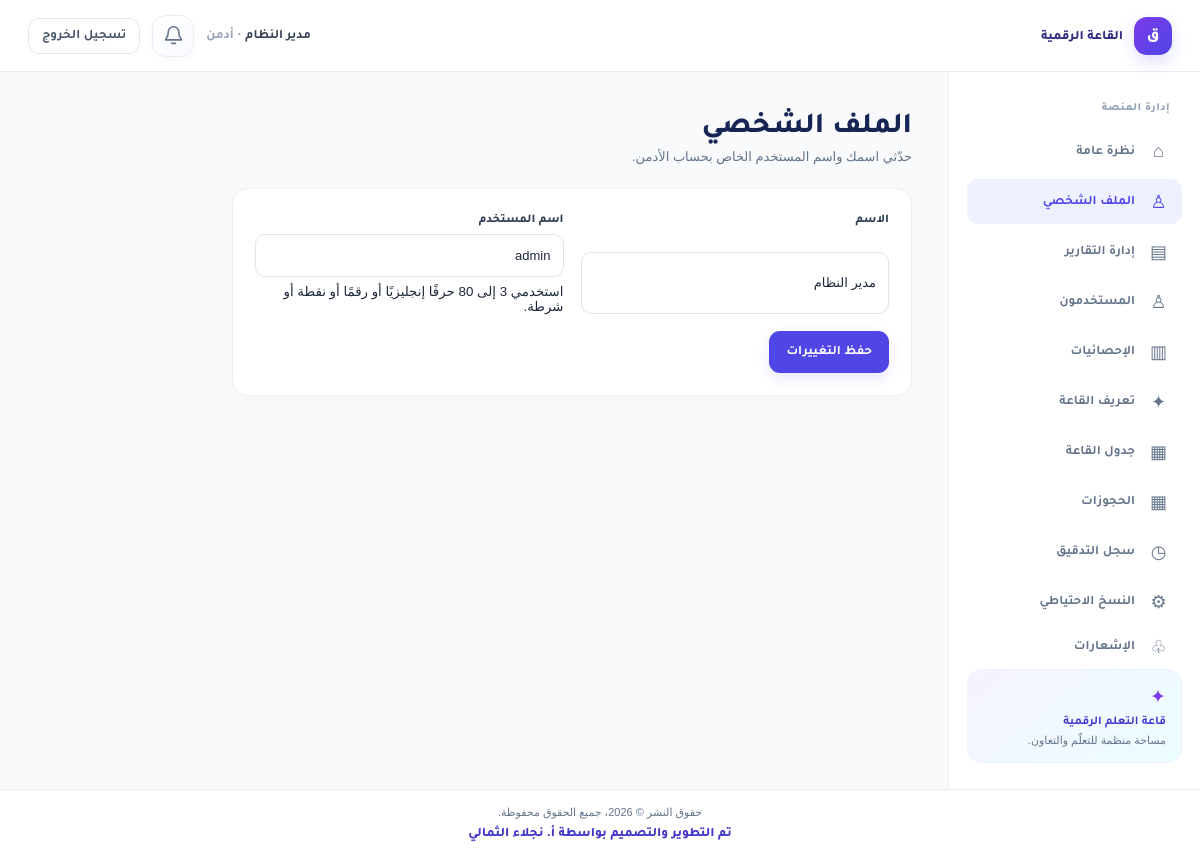
Screenshot of /admin/profile.php (signed in) with the database file from the repository.
### tables this page shows
CREATE TABLE IF NOT EXISTS users (
  id BIGINT UNSIGNED AUTO_INCREMENT PRIMARY KEY,
  name VARCHAR(150) NOT NULL,
  username VARCHAR(80) NOT NULL UNIQUE,
  password_hash VARCHAR(255) NOT NULL,
  role ENUM('admin','staff') NOT NULL,
  is_active TINYINT(1) NOT NULL DEFAULT 1,
  last_login DATETIME NULL,
  created_at TIMESTAMP NOT NULL DEFAULT CURRENT_TIMESTAMP,
  INDEX idx_users_role_active (role, is_active)
);

### includes/auth.php (called while the page is built, shortened)
<?php
require_once __DIR__ . '/db.php';
require_once __DIR__ . '/functions.php';
if (isset($_SESSION['user_id'])) {
    $activeCheck = db()->prepare('SELECT name, username, role, is_active FROM users WHERE id = ?');
    $activeCheck->execute([(int) $_SESSION['user_id']]);
}
function current_user(): ?array
{
    return isset($_SESSION['user_id']) ? [
        'id' => (int) $_SESSION['user_id'],
        'name' => (string) $_SESSION['user_name'],
        'username' => (string) $_SESSION['username'],
        'role' => (string) $_SESSION['role'],
    ] : null;
}

### includes/db.php (called while the page is built, shortened)
<?php
function db(): PDO
{
    static $connection;
    if ($connection instanceof PDO) {
        return $connection;
    }
    $dsn = sprintf('mysql:host=%s;port=%s;dbname=%s;charset=utf8mb4', DB_HOST, DB_PORT, DB_NAME);
    $connection = new PDO($dsn, DB_USER, DB_PASS, [
        PDO::ATTR_ERRMODE => PDO::ERRMODE_EXCEPTION,
        PDO::ATTR_DEFAULT_FETCH_MODE => PDO::FETCH_ASSOC,
        PDO::ATTR_EMULATE_PREPARES => false,
    ]);
    return $connection;
}

### admin/profile.php (the view, shortened to what this page needs)
<?php
require_once dirname(__DIR__) . '/includes/auth.php';
$user = current_user();
$name = $user['name'];
$username = $user['username'];
$title = 'الملف الشخصي';
render_page_start($title, true);
?>
<div class="page-heading">
  <div><h1>الملف الشخصي</h1><p>حدّثي اسمك واسم المستخدم الخاص بحساب الأدمن.</p></div>
</div>
<section class="card card-pad" style="max-width:680px">
  <form method="post" class="form-grid">
    <div class="field">
      <label for="profile-name">الاسم</label>
      <input id="profile-name" name="name" type="text" required maxlength="150" autocomplete="name" value="<?= e($name) ?>">
    </div>
    <div class="field">
      <label for="profile-username">اسم المستخدم</label>
      <input id="profile-username" name="username" type="text" required minlength="3" maxlength="80" pattern="[A-Za-z0-9_.-]{3,80}" autocomplete="username" value="<?= e($username) ?>">
      <small>استخدمي 3 إلى 80 حرفًا إنجليزيًا أو رقمًا أو نقطة أو شرطة.</small>
    </div>
    <div><button class="button button-primary" type="submit">حفظ التغييرات</button></div>
  </form>
</section>

### includes/header.php (shortened to what this page needs)
<?php
require_once __DIR__ . '/functions.php';
$activeUser = function_exists('current_user') ? current_user() : null;
$unreadNotifications = $activeUser ? unread_notification_count(db(), $activeUser['id']) : 0;
$requestPath = str_replace('\\', '/', $_SERVER['SCRIPT_NAME'] ?? '');
?>
<!DOCTYPE html>
<html lang="ar" dir="rtl">
<head>
  <link rel="stylesheet" href="<?= e(app_url('/assets/css/style.css?v=20261010-hall-responsive')) ?>">
</head>
<body class="<?= !empty($GLOBALS['home_page']) ? 'home-public-body' : '' ?>">
<header class="topbar <?= !empty($GLOBALS['home_page']) ? 'home-topbar' : '' ?>">
  <div class="topbar-inner">
    <a href="<?= e(app_url($activeUser ? role_home($activeUser['role']) : '/index.php')) ?>" class="brand <?= !empty($GLOBALS['home_page']) ? 'home-brand' : '' ?>">
      <span class="brand-mark" aria-hidden="true">
        <?php if (!empty($GLOBALS['home_page'])): ?>
          <svg viewBox="0 0 24 24"><rect x="3" y="4" width="18" height="13" rx="2.5"/><path d="M8 21h8m-4-4v4"/><rect x="17" y="13" width="5" height="8" rx="1.4"/></svg>
        <?php else: ?>ق<?php endif; ?>
      </span>
      <span class="brand-copy">
        <span><?= !empty($GLOBALS['home_page']) ? e(APP_NAME) : 'القاعة الرقمية' ?></span>
      </span>
    </a>
    <?php if (!empty($GLOBALS['home_page'])): ?>
      <nav class="home-nav" aria-label="التنقل الرئيسي">
        <a class="home-nav-link is-active" href="<?= e(app_url('/index.php')) ?>">الرئيسية</a>
        <a class="home-nav-link" href="<?= e(app_url('/booking.php')) ?>">حجز القاعة</a>
        <a class="home-nav-link" href="<?= e(app_url('/schedule.php')) ?>">جدول الحجوزات</a>
      </nav>
      <div class="topbar-actions">
        <?php if ($activeUser): ?>
          <a class="notification-bell <?= str_ends_with($requestPath, '/notifications.php') ? 'is-active' : '' ?>" href="<?= e(app_url('/notifications.php')) ?>" aria-label="<?= e($unreadNotifications > 0 ? 'الإشعارات، ' . $unreadNotifications . ' غير مقروء' : 'الإشعارات') ?>" title="الإشعارات">
            <svg viewBox="0 0 24 24" aria-hidden="true"><path d="M18 8a6 6 0 0 0-12 0c0 7-3 7-3 9h18c0-2-3-2-3-9"/><path d="M10 21h4"/></svg>
            <?php if ($unreadNotifications > 0): ?><span class="notification-bell-count" aria-hidden="true"><?= $unreadNotifications > 99 ? '99+' : $unreadNotifications ?></span><?php endif; ?>
          </a>
          <a class="button button-primary home-login-button" href="<?= e(app_url(role_home($activeUser['role']))) ?>">
            لوحة التحكم
            <svg aria-hidden="true" viewBox="0 0 24 24"><path d="M15 3h4a2 2 0 0 1 2 2v14a2 2 0 0 1-2 2h-4"/><path d="m10 17 5-5-5-5m5 5H3"/></svg>
          </a>
        <?php else: ?>
          <a class="button button-primary home-login-button" href="<?= e(app_url('/login.php')) ?>">
            دخول
            <svg aria-hidden="true" viewBox="0 0 24 24"><path d="M15 3h4a2 2 0 0 1 2 2v14a2 2 0 0 1-2 2h-4"/><path d="m10 17 5-5-5-5m5 5H3"/></svg>
          </a>
        <?php endif; ?>
        <button type="button" class="home-menu-toggle" data-home-drawer-toggle aria-label="فتح القائمة" aria-expanded="false" aria-controls="home-mobile-drawer">
          <span></span><span></span><span></span>
        </button>
      </div>
      <div class="home-drawer-backdrop" data-home-drawer-backdrop></div>
      <nav id="home-mobile-drawer" class="home-mobile-drawer" data-home-drawer aria-label="قائمة الموبايل" inert>
        <a class="home-nav-link is-active" href="<?= e(app_url('/index.php')) ?>">الرئيسية</a>
        <a class="home-nav-link" href="<?= e(app_url('/booking.php')) ?>">حجز القاعة</a>
        <a class="home-nav-link" href="<?= e(app_url('/schedule.php')) ?>">جدول الحجوزات</a>
        <?php if ($activeUser): ?>
          <a class="button button-primary" href="<?= e(app_url(role_home($activeUser['role']))) ?>">لوحة التحكم</a>
        <?php else: ?>
          <a class="button button-primary" href="<?= e(app_url('/login.php')) ?>">دخول</a>
        <?php endif; ?>
      </nav>
    <?php elseif ($activeUser): ?>
      <div class="topbar-actions">
        <span class="topbar-user"><?= e($activeUser['name']) ?> <span>· <?= e(ROLE_LABELS[$activeUser['role']] ?? '') ?></span></span>
        <a class="notification-bell <?= str_ends_with($requestPath, '/notifications.php') ? 'is-active' : '' ?>" href="<?= e(app_url('/notifications.php')) ?>" aria-label="<?= e($unreadNotifications > 0 ? 'الإشعارات، ' . $unreadNotifications . ' غير مقروء' : 'الإشعارات') ?>" title="الإشعارات">
          <svg viewBox="0 0 24 24" aria-hidden="true"><path d="M18 8a6 6 0 0 0-12 0c0 7-3 7-3 9h18c0-2-3-2-3-9"/><path d="M10 21h4"/></svg>
        </a>
        <form method="post" action="<?= e(app_url('/logout.php')) ?>" class="inline-form">
          <button class="button button-quiet button-sm" type="submit">تسجيل الخروج</button>
        </form>
      </div>
    <?php else: ?>
      <nav class="topbar-actions" aria-label="القائمة الرئيسية">
        <a class="button button-quiet button-sm" href="<?= e(app_url('/schedule.php')) ?>">جدول الحجوزات</a>
      </nav>
    <?php endif; ?>
  </div>
</header>

### rows the page displays
users: name "مدير النظام", role "أدمن", username "admin"

### other values shown
$icon "⌂"
$label "نظرة عامة"
$icon "♙"
$label "الملف الشخصي"
$icon "▤"
$label "إدارة التقارير"
$label "المستخدمون"
$icon "▥"
$label "الإحصائيات"
$icon "✦"
$label "تعريف القاعة"
$icon "▦"
$label "جدول القاعة"
$label "الحجوزات"
$icon "◷"
